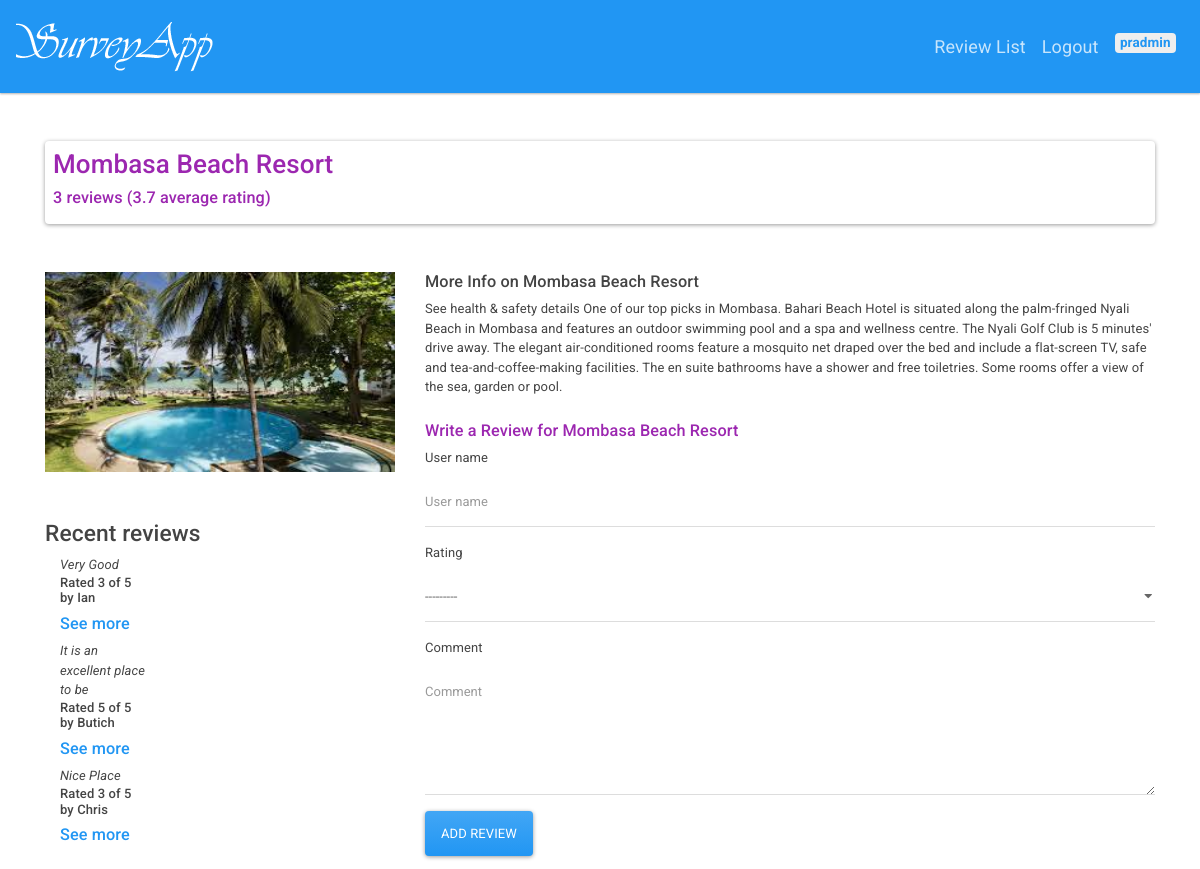
Page /company/1/ (signed in) on the committed database.
### pr/models.py (models this page shows, shortened)
class Company(models.Model):
    name = models.CharField(max_length=200)
    author = models.ForeignKey( 'auth.User', on_delete=models.CASCADE, )
    image = models.ImageField(upload_to='companies/%Y/%m/%d', blank=True)
    body = models.TextField()
    def average_rating(self):
        return self.review_set.aggregate(Avg('rating'))['rating__avg']

class Review(models.Model):
    RATING_CHOICES = (
        (1, 'Terrible'),
        (2, 'Poor'),
        (3, 'Average'),
        (4, 'Very Good'),
        (5, 'Excellent'),
    )
    company = models.ForeignKey(Company, on_delete=models.CASCADE)
    pub_date = models.DateTimeField('date published')
    user_name = models.CharField(max_length=100)
    comment = models.CharField(max_length=200)
    rating = models.IntegerField(choices=RATING_CHOICES)

### pr/views.py (the view)
# urls.py: url(r'^company/(?P<company_id>[0-9]+)/$', views.company_detail, name='company_detail'),
def company_detail(request, company_id):
    company = get_object_or_404(Company, pk=company_id)
    form = ReviewForm()
    return render(request, 'pr/company_detail.html', {'company': company, 'form': form})

### pr/forms.py
class ReviewForm(ModelForm):
    class Meta:
        model = Review
        fields = ['user_name', 'rating', 'comment']
        widgets = {
            'comment': Textarea(attrs={'cols': 20, 'rows': 5})
        }

### pr/templates/pr/company_detail.html (shortened to what this page needs)
{% extends 'pr/base.html' %}
{% load bootstrap4 %}
{% block title %}
<div class="card">
    <div class="lead py-2 px-2 text-info">
        <h2>{{ company.name }}</h2>
        <h5>{{ company.review_set.count }} reviews ({{ company.average_rating | floatformat }} average rating)</h5>
    </div>
  </div>
{% endblock %}
{% load static%}
{% block content %}
<div class="row mt-5">
    <div class="col-xs-12 col-sm-12 col-lg-4">
        {% if company.image %}
        <img style="height: 200px; width: 100%; display: block;" src="{{company.image.url}}" alt="Card image">
        {% endif %}
        <h3 class="mt-5">Recent reviews</h3>
            {% if company.review_set.all %}
            <div >
                {% for review in company.review_set.all %}
                <div class="col-xs-6 col-lg-4">
                    <em>{{ review.comment }}</em>
                    <h6>Rated {{ review.rating }} of 5 by {{ review.user_name }}</h6>
                    <h5 class="text-warning"><a href="{% url 'pr:review_list' %}">
                    See more
                    </a></h5>
                </div>
                {% endfor %}
            </div>
            {% else %}
            <p>No reviews for this company yet</p>
            {% endif %}
        </div>
    <div class="col-xs-12 col-sm-12 col-lg-8">
        <strong><h5>More Info on {{company.name}}</h5></strong>
        <span>{{company.body}}</span>
        <h5 class="mt-4 text-info">Write a Review for {{company.name}}</h5>
        <form action="{% url 'pr:add_review' company.id %}" method="post" class="form">
            {% bootstrap_form form layout='inline' %}
            {% buttons %}
            <button type="submit" class="btn btn-primary">
                Add Review
            </button>
            {% endbuttons %}
        </form>
    </div>
</div>
{% endblock %}

### pr/templates/pr/base.html (shortened to what this page needs)
{% load static %}
{% load bootstrap4 %}
{% bootstrap_css %}
{% block bootstrap4_content %}
<!DOCTYPE html>
<html lang="en">
<head>
    <link rel="stylesheet" href="{% static 'css/bootstrap.min.css' %}">
    <link rel="stylesheet" href="https://cdnjs.cloudflare.com/ajax/libs/font-awesome/4.7.0/css/font-awesome.min.css">
    <link rel="stylesheet" href="{% static 'css/style.css' %}">
</head>
<body>
    <nav class="navbar navbar-expand-lg navbar-dark bg-primary">
        <a class="navbar-brand" href="{% url 'pr:company_list' %}"><img src="{% static 'img/logoS.png' %}" alt="Survey App"></a>
        <div class="collapse navbar-collapse" id="navbarColor01">
          <ul class="navbar-nav ml-auto">
            <li class="nav-item">
              <a class="nav-link navi" href="{% url 'pr:review_list' %}">Review List</a>
            </li>
            {% if user.is_authenticated %}
            <li><a class="nav-link navi" href="{% url 'logout' %}">Logout</a></li>
            <li><a class="nav-link navi"><span class="badge badge-light text-primary">{{ user.username }}</span></a></li>
            {% else %}
            <li><a class="nav-link navi" href="{% url 'login' %}">Login</a></li>
            {% endif %}
          </ul>
        </div>
      </nav>
      <div class="container mt-5">
        <h1>{% block title %}(no title){% endblock %}</h1>
        {% block content %}(no content){% endblock %}
    {% endblock %}
      </div>
</body>
</html>

### static/css/style.css (style rules this page uses)
.navi { font-size: 18px!important; }

### rows in the picture
Company: name "Mombasa Beach Resort", review_set.count "3", average_rating "3.7", image (picture), body "See health & safety details One of our top picks in Mombasa. Bahari Beach Hotel is situated along the palm-fringed Nyali Beach in Mombasa and features an outdoor swimming pool and a spa and wellness centre. The Nyali Golf Club is 5 minutes' drive away. The elegant air-conditioned rooms feature a mosquito net draped over the bed and include a flat-screen TV, safe and tea-and-coffee-making facilities. The en suite bathrooms have a shower and free toiletries. Some rooms offer a view of the sea, garden or pool."
Review: comment "Very Good", rating "3", user_name "Ian"
Review: comment "It is an excellent place to be", rating "5", user_name "Butich"
Review: comment "Nice Place", rating "3", user_name "Chris"

### other values in the picture
{{ user.username }} "pradmin"
